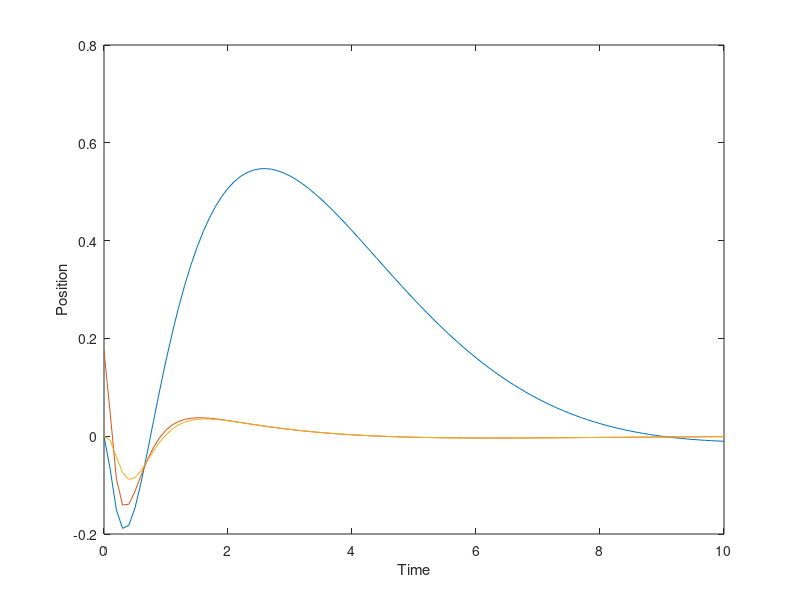

Reproduce this figure in MATLAB. (Note: this script raises an error after producing the figure.)
clc; clear; close all;

%% Plant Parameters
m0 = 1.5; % Mass of cart
m1 = .5; % Mass of first linkage
m2 = .75; % Mass of second linkage

l1 = .5; % Length of linkage 1
l2 = .75; % Length of linkage 2

%% Linearized Plant

g = 9.8;

M_0 = [...
    m0+m1+m2 (m1/2+m2)*l1 m2*l2/2;
    (m1/2+m2)*l1 (m1/3+m2)*l1^2 m2*l1*l2/2;
    m2*l2/2 m2*l1*l2/2 (m2*l2^2)/3;
    ];

pG_0 = [...
    0 0 0;
    0 -((.5*m1)+m2)*l1*g 0;
    0 0 -.5*m2*l2*g;
    ];

H = [1 0 0]';

A = [...
    zeros(3) eye(3);
    -inv(M_0)*pG_0 zeros(3);
    ];

B = [...
    zeros(3,1);
    inv(M_0)*H;
    ];

C = eye(6);

%% LQG

Q = eye(6);

R = 1;

[K] = lqr(A, B, Q, R);

ic = [0; deg2rad(10); deg2rad(0); 0; 0; 0];

t = 0:.1:10;
lqgSys = ss(A-B*K, B, C, 0);
kalResponse = initial(lqgSys, ic, t);

figure
plot(t, -real(kalResponse(:,1)))
hold on
plot(t, real(kalResponse(:,2)))
plot(t, real(kalResponse(:,3)))
xlabel('Time');
ylabel('Position');

%% Plot
cartPlot(kalResponse, m0, m1, m2, l1, l2, false, false, 10);
